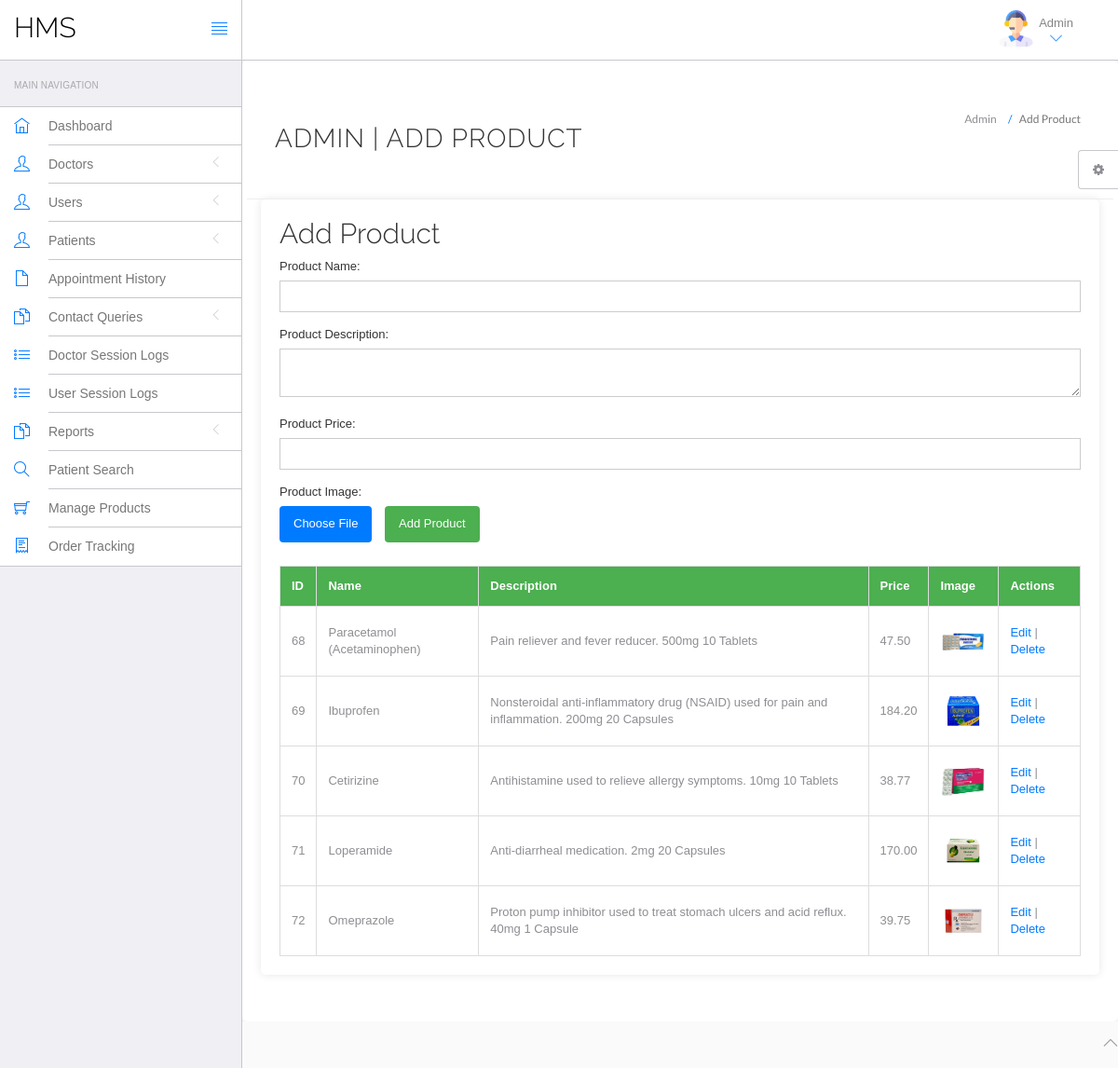
/hms/admin/products.php (signed in), run on the app's committed database.
### tables this page shows
CREATE TABLE `products` (
  `id` int(11) NOT NULL,
  `name` varchar(255) NOT NULL,
  `description` text NOT NULL,
  `price` decimal(10,2) NOT NULL,
  `image` varchar(255) DEFAULT NULL,
  `created_at` timestamp NOT NULL DEFAULT current_timestamp(),
  `updated_at` timestamp NOT NULL DEFAULT current_timestamp() ON UPDATE current_timestamp()
);

### hms/admin/products.php (the view, shortened to what this page needs)
<?php
include "include/config.php";
if (strlen($_SESSION["id"] == 0)) {
    header("location:logout.php");
} else {
    if (isset($_GET["edit"])) {
        $pid = $_GET["edit"];
        $query = mysqli_query($con, "SELECT * FROM products WHERE id='$pid'");
        $row = mysqli_fetch_array($query);
        $productName = $row["name"];
        $productDesc = $row["description"];
        $productPrice = $row["price"];
        $currentImage = $row["image"];
        $pageTitle = "Edit Product";
        $action = "edit";
    } else {
        $productName = "";
        $productDesc = "";
        $productPrice = "";
        $currentImage = "";
        $pageTitle = "Add Product";
        $action = "add";
    }
    if (isset($_GET["edit"])) {
        $pid = $_GET["edit"];
        $query = mysqli_query($con, "SELECT * FROM products WHERE id='$pid'");
        $row = mysqli_fetch_array($query);
        $productName = $row["name"];
        $productDesc = $row["description"];
        $productPrice = $row["price"];
        $pageTitle = "Edit Product";
        $action = "edit";
    } else {
        $productName = "";
        $productDesc = "";
        $productPrice = "";
        $pageTitle = "Add Product";
        $action = "add";
    }
    ?>
<!DOCTYPE html>
<html lang="en">
<head>
	<link rel="stylesheet" href="vendor/bootstrap/css/bootstrap.min.css">
	<link rel="stylesheet" href="vendor/fontawesome/css/font-awesome.min.css">
	<link rel="stylesheet" href="vendor/themify-icons/themify-icons.min.css">
	<link href="vendor/animate.css/animate.min.css" rel="stylesheet" media="screen">
	<link href="vendor/perfect-scrollbar/perfect-scrollbar.min.css" rel="stylesheet" media="screen">
	<link href="vendor/switchery/switchery.min.css" rel="stylesheet" media="screen">
	<link href="vendor/bootstrap-touchspin/jquery.bootstrap-touchspin.min.css" rel="stylesheet" media="screen">
	<link href="vendor/select2/select2.min.css" rel="stylesheet" media="screen">
	<link href="vendor/bootstrap-datepicker/bootstrap-datepicker3.standalone.min.css" rel="stylesheet" media="screen">
	<link href="vendor/bootstrap-timepicker/bootstrap-timepicker.min.css" rel="stylesheet" media="screen">
	<link rel="stylesheet" href="assets/css/styles.css">
	<link rel="stylesheet" href="assets/css/plugins.css">
    <link rel="stylesheet" href="assets/css/products.css">
	<link rel="stylesheet" href="assets/css/themes/theme-1.css" id="skin_color" />
</head>
<body>
    <div id="app">
    <?php include "include/header.php"; ?>
        <?php include "include/sidebar.php"; ?>
        <div class="app-content">
            <div class="main-content">
                <div class="wrap-content container" id="container">
                    <section id="page-title">
                        <div class="row">
                            <div class="col-sm-8">
                                <h1 class="mainTitle">Admin | <?php echo $pageTitle; ?></h1>
                            </div>
                            <ol class="breadcrumb">
                                <li>
                                    <span>Admin</span>
                                </li>
                                <li class="active">
                                    <span><?php echo $pageTitle; ?></span>
                                </li>
                            </ol>
                        </div>
                    </section>
                    <div class="container">
                        <h2><?php echo $pageTitle; ?></h2>
                        <form method="post" action="products.php" enctype="multipart/form-data">
                            <label for="productName">Product Name:</label>
                            <input type="text" name="productName" id="productName" value="<?php echo $productName; ?>" required>
                            <label for="productDesc">Product Description:</label>
                            <textarea name="productDesc" id="productDesc" required><?php echo $productDesc; ?></textarea>
                            <label for="productPrice">Product Price:</label>
                            <input type="text" name="productPrice" id="productPrice" value="<?php echo $productPrice; ?>" required>
                            <label for="productImage">Product Image:</label>
                            <?php if ($action == "edit"): ?>
                                <img src="uploads/<?php echo $currentImage; ?>" width="100" height="100" alt="Current Image">
                                <input type="file" name="productImage" id="hiddenProductImage" style="display: none;" onchange="displayFileName(this)">
                                <label class="file-label" for="hiddenProductImage">
                                    <span>Select New File</span>
                                </label>
                                <span id="fileNameLabel" style="margin-left: 10px;"></span>
                            <?php else: ?>
                                <label class="file-label" for="productImage">
                                    <span>Choose File</span>
                                </label>
                            <?php endif; ?>
                            <button type="submit"><?php echo $action == "add"
                                ? "Add Product"
                                : "Update Product"; ?></button>
                        </form>
                        <table border="1">
                            <thead>
                                <tr>
                                    <th>ID</th>
                                    <th>Name</th>
                                    <th>Description</th>
                                    <th>Price</th>
                                    <th>Image</th>
                                    <th>Actions</th>
                                </tr>
                            </thead>
                            <tbody>
                                <?php
                                $sql = mysqli_query(
                                    $con,
                                    "SELECT * FROM products"
                                );
                                while ($row = mysqli_fetch_array($sql)) { ?>
                                    <tr>
                                        <td><?php echo $row["id"]; ?></td>
                                        <td><?php echo $row["name"]; ?></td>
                                        <td><?php echo $row[
                                            "description"
                                        ]; ?></td>
                                        <td><?php echo $row["price"]; ?></td>
                                        <td><img src="uploads/<?php echo $row[
                                            "image"
                                        ]; ?>" width="50" height="50"></td>
                                        <td>
                                            <a href="products.php?edit=<?php echo $row[
                                                "id"
                                            ]; ?>">Edit</a> |
                                            <a href="products.php?id=<?php echo $row[
                                                "id"
                                            ]; ?>&del=delete" onclick="return confirm('Are you sure you want to delete?')">Delete</a>
                                        </td>
                                    </tr>
                                <?php }
                                ?>
                            </tbody>
                        </table>
                    </div>
                </div>
            </div>
        </div>
    </div>
</body>
<?php include "include/footer.php"; ?>
	<?php include "include/setting.php"; ?>
</html>
<?php
} ?>

### hms/admin/assets/css/products.css (style rules this page uses)
body { font-family: 'Arial', sans-serif; background-color: #f4f4f4; }
.container { max-width: 800px; margin: 0 auto; padding: 20px; background-color: #fff; border-radius: 5px; box-shadow: 0 0 10px rgba(0, 0, 0, 0.1); }
h2 { color: #333; }
form { margin-bottom: 20px; }
label { display: block; margin-bottom: 5px; color: #333; }
input[type="text"], textarea { width: 100%; padding: 8px; margin-bottom: 15px; box-sizing: border-box; border: 1px solid #ccc; border-radius: 4px; }
button { background-color: #4caf50; color: #fff; padding: 10px 15px; border: none; border-radius: 4px; cursor: pointer; }
table { width: 100%; border-collapse: collapse; margin-top: 20px; }
table, th, td { border: 1px solid #ddd; }
th, td { padding: 12px; text-align: left; }
th { background-color: #4caf50; color: #fff; }
a { color: #007bff; text-decoration: none; }
label.file-label { background-color: #007bff; color: #fff; padding: 10px 15px; border: none; border-radius: 4px; cursor: pointer; display: inline-block; }
input[type="file"] + label.file-label:before { content: 'Choose File'; }
input[type="file"]:valid + label.file-label:before { content: attr(data-file-name); }

### hms/admin/assets/css/themes/theme-1.css (style rules this page uses)
body { background: #FAFAFA; }

### data on the page
products: id "68", name "Paracetamol (Acetaminophen)", description "Pain reliever and fever reducer. 500mg 10 Tablets", price "47.50", image (picture)
products: id "69", name "Ibuprofen", description "Nonsteroidal anti-inflammatory drug (NSAID) used for pain and inflammation. 200mg 20 Capsules", price "184.20", image (picture)
products: id "70", name "Cetirizine", description "Antihistamine used to relieve allergy symptoms. 10mg 10 Tablets", price "38.77", image (picture)
products: id "71", name "Loperamide", description "Anti-diarrheal medication. 2mg 20 Capsules", price "170.00", image (picture)
products: id "72", name "Omeprazole", description "Proton pump inhibitor used to treat stomach ulcers and acid reflux. 40mg 1 Capsule", price "39.75", image (picture)

### other printed values
$pageTitle "ADD PRODUCT"
$pageTitle "Add Product"
